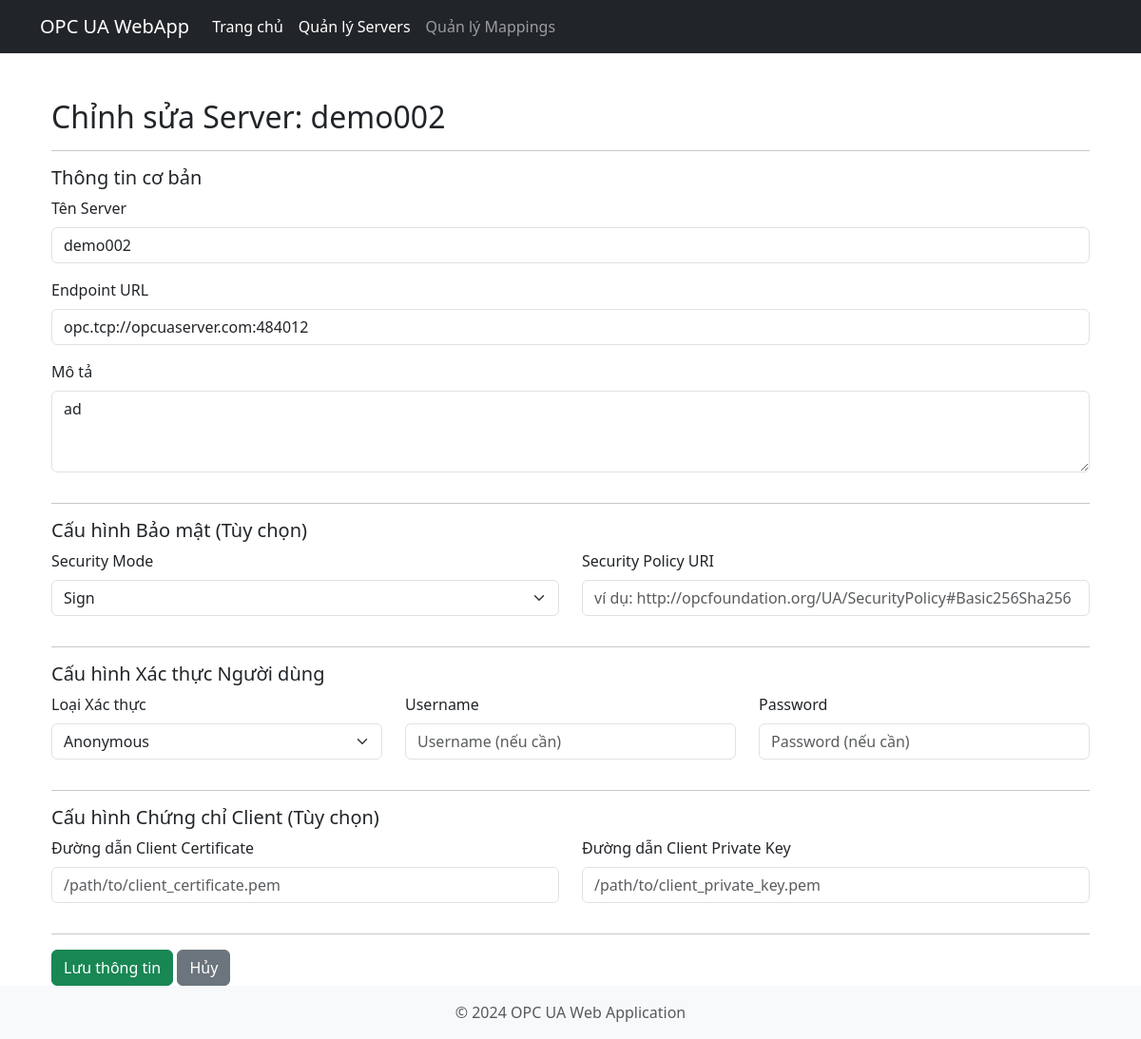
Screenshot of /servers/2/edit with the database file from the repository.
### app/models.py (models this page shows, shortened)
class OpcServer(db.Model):
    __tablename__ = 'opc_servers'
    id = db.Column(db.Integer, primary_key=True)
    name = db.Column(db.String(100), nullable=False, unique=True, index=True)
    endpoint_url = db.Column(db.String(255), nullable=False, unique=True)
    description = db.Column(db.Text, nullable=True)
    security_mode = db.Column(db.String(50), nullable=True)
    security_policy_uri = db.Column(db.String(255), nullable=True)
    user_auth_type = db.Column(db.String(50), default='Anonymous', nullable=False)
    username = db.Column(db.String(100), nullable=True)
    password = db.Column(db.String(255), nullable=True)
    client_cert_path = db.Column(db.String(255), nullable=True)
    client_key_path = db.Column(db.String(255), nullable=True)
    connection_status = db.Column(db.String(50), default='DISCONNECTED', nullable=False)
    created_at = db.Column(db.DateTime, default=datetime.utcnow)
    updated_at = db.Column(db.DateTime, default=datetime.utcnow, onupdate=datetime.utcnow)

### app/routes.py (the view, shortened to what this page needs)
    @app_instance.route('/servers/<int:server_id>/edit', methods=['GET', 'POST'])
    def edit_server(server_id):
        logger.debug(f"Yêu cầu chỉnh sửa server ID: {server_id}")
        server_to_edit = OpcServer.query.get_or_404(server_id)
        form = OpcServerForm(obj=server_to_edit)
        logger.debug(f"Hiển thị form chỉnh sửa cho server ID: {server_id} (GET request hoặc form không hợp lệ).")
        return render_template('servers/form.html', title=f'Chỉnh sửa Server: {server_to_edit.name}',
                               form_title=f'Chỉnh sửa Server: {server_to_edit.name}', form=form,
                               server=server_to_edit,
                               form_action_url=url_for('edit_server', server_id=server_id),
                               submit_button_text='Cập nhật Server')

### app/templates/servers/form.html
{% extends "base.html" %}
{% from "_form_helpers.html" import render_field %} {% block title %}{{ form_title }}{% endblock %}
{% block content %}
<div class="container mt-4">
    <h2>{{ form_title }}</h2>
    <hr>
    <form method="POST" action="{{ form_action_url }}" novalidate>
        {{ form.hidden_tag() }} <fieldset>
            <legend class="h5">Thông tin cơ bản</legend>
            {{ render_field(form.name, class="form-control", placeholder="Tên gợi nhớ cho server") }}
            {{ render_field(form.endpoint_url, class="form-control", placeholder="opc.tcp://hostname:port/path") }}
            {{ render_field(form.description, class="form-control", rows="3", placeholder="Mô tả chi tiết (tùy chọn)") }}
        </fieldset>
        <hr>
        <fieldset>
            <legend class="h5">Cấu hình Bảo mật (Tùy chọn)</legend>
            <div class="row">
                <div class="col-md-6">
                    {{ render_field(form.security_mode, class="form-select") }}
                </div>
                <div class="col-md-6">
                    {{ render_field(form.security_policy_uri, class="form-control", placeholder="ví dụ: http://opcfoundation.org/UA/SecurityPolicy#Basic256Sha256") }}
                </div>
            </div>
        </fieldset>
        <hr>
        <fieldset>
            <legend class="h5">Cấu hình Xác thực Người dùng</legend>
            <div class="row">
                <div class="col-md-4">
                    {{ render_field(form.user_auth_type, class="form-select") }}
                </div>
                <div class="col-md-4">
                    {{ render_field(form.username, class="form-control", placeholder="Username (nếu cần)") }}
                </div>
                <div class="col-md-4">
                    {{ render_field(form.password, class="form-control", placeholder="Password (nếu cần)") }}
                     </div>
            </div>
        </fieldset>
        <hr>
        <fieldset>
            <legend class="h5">Cấu hình Chứng chỉ Client (Tùy chọn)</legend>
            <div class="row">
                <div class="col-md-6">
                    {{ render_field(form.client_cert_path, class="form-control", placeholder="/path/to/client_certificate.pem") }}
                </div>
                <div class="col-md-6">
                    {{ render_field(form.client_key_path, class="form-control", placeholder="/path/to/client_private_key.pem") }}
                </div>
            </div>
        </fieldset>
        <hr>
        <div class="mt-3">
            {{ form.submit(class="btn btn-success") }}
            <a href="{{ url_for('list_servers') }}" class="btn btn-secondary">Hủy</a>
        </div>
    </form>
</div>
{% endblock %}

### app/templates/_form_helpers.html (shortened to what this page needs)
{% macro render_field(field, label_visible=true) %}
  <div class="mb-3 {% if field.errors %}has-error{% endif %}">
    {% if label_visible %}
      {{ field.label(class="form-label") }}
    {% endif %}
    {{ field(**kwargs)|safe }}
  </div>
{% endmacro %}

### rows the page displays
OpcServer: name "demo002", endpoint_url "opc.tcp://opcuaserver.com:484012", description "ad", security_mode "Sign", user_auth_type "Anonymous"

### other values shown
{{ field.label(class="form-label") }} "Tên Server Endpoint URL Mô tả Security Mode Security Policy URI Loại Xác thực Username Password Đường dẫn Client Certificate Đường dẫn Client Private Key"
